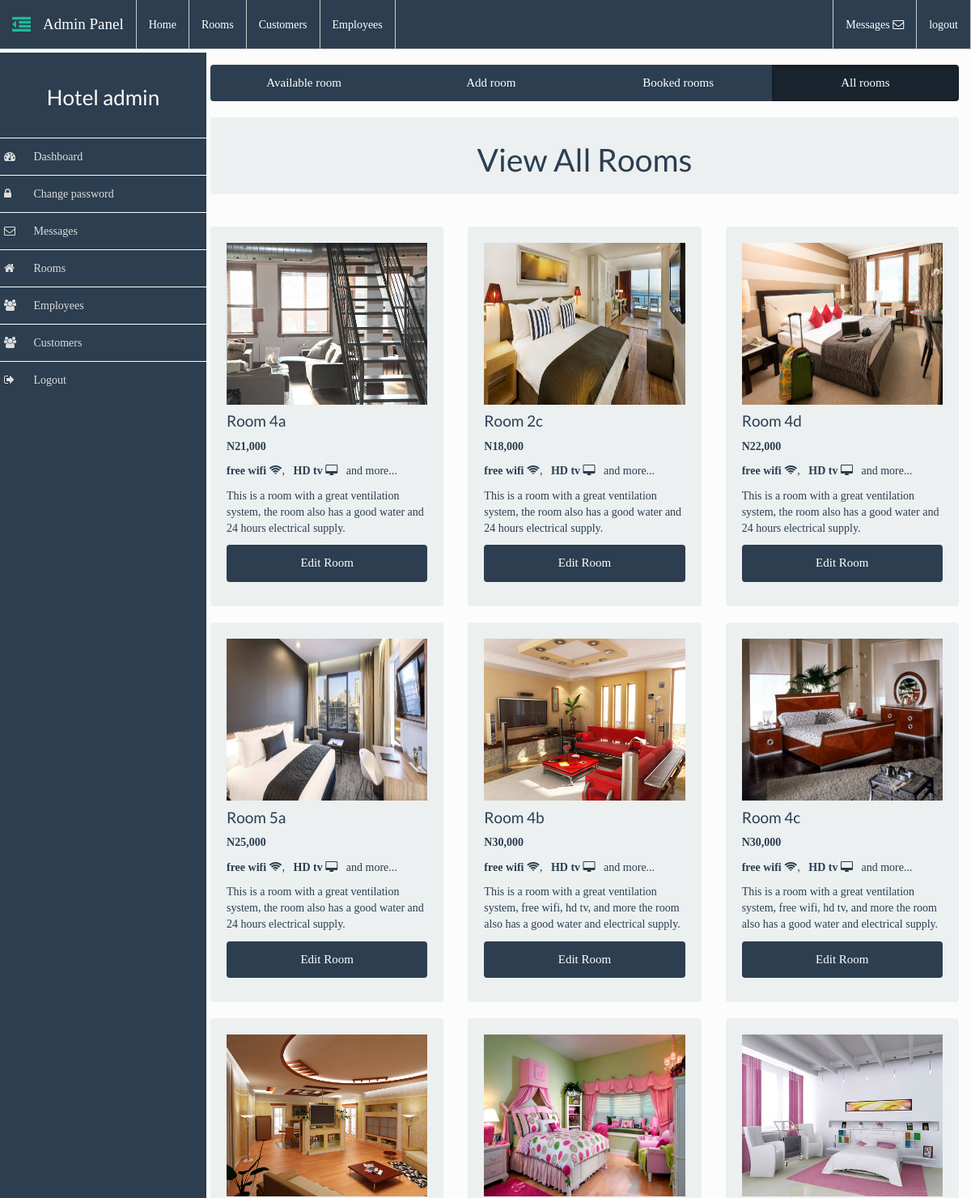
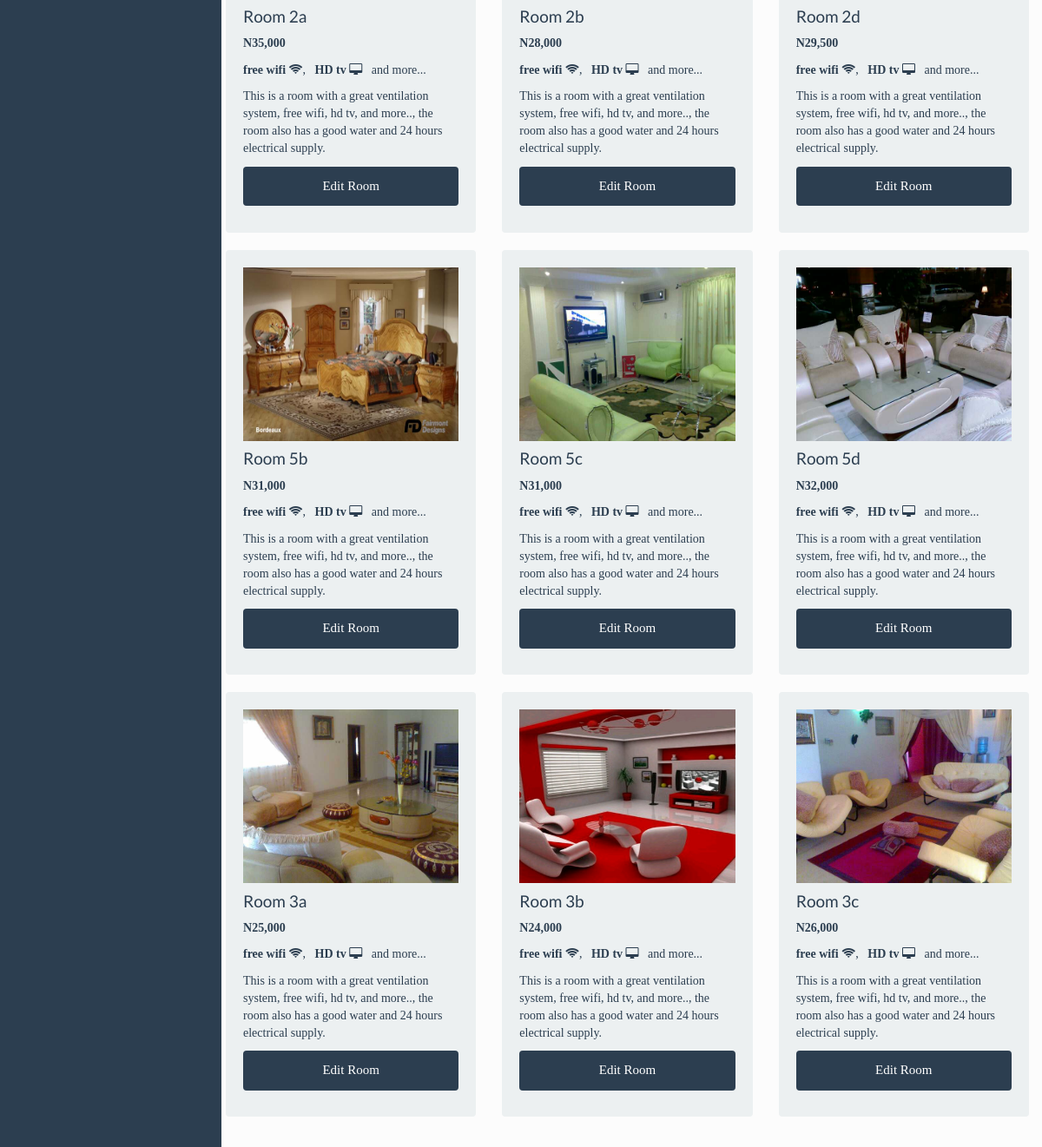
/admin/admin.php?action=view_all_rooms (signed in), run on the app's committed database (2 pictures, top to bottom).
### tables this page shows
CREATE TABLE `rooms` (
  `room_id` int(11) NOT NULL,
  `room_image` varchar(100) NOT NULL,
  `room_name` varchar(50) NOT NULL,
  `room_price` varchar(20) NOT NULL,
  `room_description` varchar(200) NOT NULL,
  `booked` int(11) NOT NULL DEFAULT '0'
);

### admin/includes/view_all_rooms.php (the view)
<div class="row">
  <div class="col-md-12">
    <div class="btn-group btn-group-justified">
      <a href="admin.php?action=rooms" class="btn btn-primary">Available room</a>
      <a href="admin.php?action=add_room" class="btn btn-primary">Add room</a>
      <a href="admin.php?action=view_booked_rooms" class="btn btn-primary">Booked rooms</a>
      <a href="admin.php?action=view_all_rooms" class="btn btn-primary active">All rooms</a>
    </div>
  </div>
</div>
<br>
<div class="row">
	<div class="col-md-12">
		<header class="text-center well well-sm">
			<h1>View All Rooms</h1>
		</header>
	</div>
</div>
<br>
<div class="row">
<?php
$q = "SELECT * FROM `rooms`";
$rq = mysqli_query($dbc, $q);
while ($row = mysqli_fetch_array($rq)) {
    $room_id = $row['room_id'];
    $room_image = $row['room_image'];
    $room_name = $row['room_name'];
    $room_price = $row['room_price'];
    $room_description = $row['room_description'];
?>
  <div class="col-md-4">
    <div class="well">
      <img class="img-responsive" src="./img/<?php echo $room_image; ?>" alt=" hotel room image" style="max-width: 100%;height: 200px; width: 100%;">
      <div>
        <h4 class="room-title"><?php echo ucfirst($room_name); ?></h4>
        <p class="room-price"><strong><span class="naira">N</span><?php echo $room_price; ?></strong></p>
        <p>
          <strong>free wifi</strong>
          <span class="fa fa-wifi"></span>, &nbsp;
          <strong>HD tv</strong>
          <span class="fa fa-desktop"></span> &nbsp; and more...
        </p>
        <p><?php echo $room_description; ?></p>
        <div class="row">
          <div class="col-xs-12">
            <p class="text-right"><a href="admin.php?action=edit_room&id=<?php echo $room_id;?>" class="btn btn-primary btn-block">Edit Room</a></p>
          </div>
        </div>
      </div>
    </div>
  </div>
<?php } ?>
</div>

### assets/css/sidebar.css (style rules this page uses)
* { box-sizing: border-box; -webkit-box-sizing: border-box; -moz-box-sizing: border-box; }
body { padding-top: 55px; }

### assets/css/styles.css (style rules this page uses)
* { -webkit-box-sizing: border-box; box-sizing: border-box; }
body { font-family: ubuntu; font-size: 140%; -webkit-box-sizing: border-box; box-sizing: border-box; background-color: #fcfcfc; padding-top: 65px; }
img { max-width: 100%; }

### data on the page
rooms: room_image (picture), room_name "Room 4a", room_price "21,000", room_description "This is a room with a great ventilation system, the room also has a good water and 24 hours electrical supply."
rooms: room_image (picture), room_name "Room 2c", room_price "18,000", room_description "This is a room with a great ventilation system, the room also has a good water and 24 hours electrical supply."
rooms: room_image (picture), room_name "Room 4d", room_price "22,000", room_description "This is a room with a great ventilation system, the room also has a good water and 24 hours electrical supply."
rooms: room_image (picture), room_name "Room 5a", room_price "25,000", room_description "This is a room with a great ventilation system, the room also has a good water and 24 hours electrical supply."
rooms: room_image (picture), room_name "Room 4b", room_price "30,000", room_description "This is a room with a great ventilation system, free wifi, hd tv, and more the room also has a good water and electrical supply."
rooms: room_image (picture), room_name "Room 4c", room_price "30,000", room_description "This is a room with a great ventilation system, free wifi, hd tv, and more the room also has a good water and electrical supply."
rooms: room_image (picture), room_name "Room 2a", room_price "35,000", room_description "This is a room with a great ventilation system, free wifi, hd tv, and more.., the room also has a good water and 24 hours electrical supply."
rooms: room_image (picture), room_name "Room 2b", room_price "28,000", room_description "This is a room with a great ventilation system, free wifi, hd tv, and more.., the room also has a good water and 24 hours electrical supply."
rooms: room_image (picture), room_name "Room 2d", room_price "29,500", room_description "This is a room with a great ventilation system, free wifi, hd tv, and more.., the room also has a good water and 24 hours electrical supply."
rooms: room_image (picture), room_name "Room 5b", room_price "31,000", room_description "This is a room with a great ventilation system, free wifi, hd tv, and more.., the room also has a good water and 24 hours electrical supply."
rooms: room_image (picture), room_name "Room 5c", room_price "31,000", room_description "This is a room with a great ventilation system, free wifi, hd tv, and more.., the room also has a good water and 24 hours electrical supply."
rooms: room_image (picture), room_name "Room 5d", room_price "32,000", room_description "This is a room with a great ventilation system, free wifi, hd tv, and more.., the room also has a good water and 24 hours electrical supply."
rooms: room_image (picture), room_name "Room 3a", room_price "25,000", room_description "This is a room with a great ventilation system, free wifi, hd tv, and more.., the room also has a good water and 24 hours electrical supply."
rooms: room_image (picture), room_name "Room 3b", room_price "24,000", room_description "This is a room with a great ventilation system, free wifi, hd tv, and more.., the room also has a good water and 24 hours electrical supply."
rooms: room_image (picture), room_name "Room 3c", room_price "26,000", room_description "This is a room with a great ventilation system, free wifi, hd tv, and more.., the room also has a good water and 24 hours electrical supply."

### other printed values
$_SESSION['admin'] "admin"
